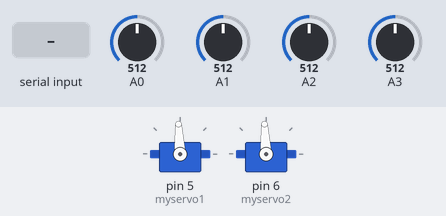
Bench run of a sketch on a simulated Arduino Uno, built with avr-gcc and run on an emulated ATmega328P. Parts: 2 × servo. Inputs (shaded band) come from the test bench; at power-on: A0 = 512, A1 = 512, A2 = 512, A3 = 512. What the sketch prints to the serial monitor is not drawn.

Above: at 1.2 s.
1.3 s: "{mode:90}\n" received over Serial
Timing chart, 0 to 4.3 s (numbered marks = the images above; inputs shaded):
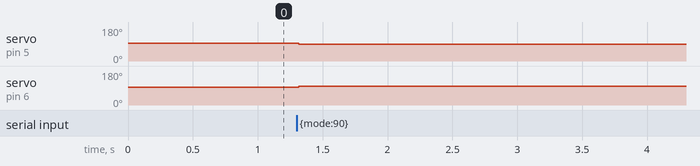

Measured:
- after the input at 1.3 s, servo on pin 5 (myservo1): 93° → 88° at once; servo on pin 6 (myservo2): 93° → 98° at once

The sketch:

motor_control.ino
```cpp
#include <Servo.h>
#include "WString.h"

Servo myservo1; // create servo object to control a RoboClaw channel
Servo myservo2; // create servo object to control a RoboClaw channel

/* KEGBOT MODES */
const int USER_DRIVE = 1;
const int ROBOT_DRIVE = 2;

char command = 'S';
char commands[256];
int command_index = 0;

int speed_left = 0, speed_right = 0;

int pos = 0; // variable to store the servo position
const int num_ir = 4;
int irPin[num_ir];
float readings[num_ir];

float distance = 0;

int have_command = 0;

int count = 0;

int mode = USER_DRIVE;

void setup()
{

    Serial.begin(9600);

    myservo1.attach(5);
    myservo2.attach(6);

    for(int i=0; i<num_ir; i++) {
      irPin[i] = i;
      readings[i] = 0;
    }

}

void loop()
{

    readCommand2();

    readIr();

    if(count < 1) {
        sendReadings();
    }

    if(mode == USER_DRIVE) {
        moveRobot2();
    } else {
        wander();
    }

    count++;
    count%=75;

}

void wander() {

  float minDistance = 1000;

  for(int i=0; i<num_ir; i++) {
    if(readings[i] < minDistance) {
      minDistance = readings[i];
    }
  }

  if(minDistance >= 30) {
    //forward
    myservo1.writeMicroseconds(1450);
    myservo2.writeMicroseconds(1450);
  } else {
    //turn right
    myservo1.writeMicroseconds(1450);
    myservo2.writeMicroseconds(1550);
  }

}

void readIr(){

  float volts = 0;

  for(int i=0; i<num_ir; i++) {
    volts = analogRead(irPin[i])*0.0048828125;   // value from sensor * (5/1024) - if running 3.3.volts then change 5 to 3.3
    readings[i] = 65*pow(volts, -1.10);
  }

}

void sendReadings() {

  Serial.print("{\"readings\":[");

  for(int i=0; i<num_ir; i++) {
    Serial.print(readings[i]);
    if(i < num_ir-1) {
      Serial.print(",");
    }
  }

  Serial.println("]}");

}

void readCommand2() {

  int result;
  char character;

  while (Serial.available()) {

    // read the incoming byte:
    character = Serial.read();

    if(character > 0) {
      commands[command_index] = character;
      command_index++;
    }

    if(character == '\n') {
      have_command = 1;
    }
  }

  if(have_command) {

    //if the command is to change a mode
    if(strstr(commands, "mode") != NULL) {
      result = sscanf(commands,"{mode:%d}", &mode);
    } else {
      result = sscanf(commands,"{left:%d,right:%d}", &speed_left, &speed_right);
    }

    have_command = 0;
    command_index = 0;

  }

}

void moveRobot2() {

    int left = 1500 - (int)(speed_left * 1.25);
    int right = 1500 - (int)(speed_right * 1.25);

    //Serial.println(left);
    //Serial.println(right);

    myservo1.writeMicroseconds(left);
    myservo2.writeMicroseconds(right);

}
/*
void readCommand1() {
  while (Serial.available()) {

    command = Serial.read();

    //Serial.print('A');   // send a capital A
    //delay(300);
  }
}

void moveRobot1() {

    int left = 1500;
    int right = 1500;

    switch(command) {
        case 'w':
          left = 1450;
          right = 1450;
          break;
        case 'a':
          left = 1550;
          right = 1450;
          break;
        case 'd':
          left = 1450;
          right = 1550;
          break;
        case 's':
          left = 1550;
          right = 1550;
          break;
    }

    myservo1.writeMicroseconds(left);
    myservo2.writeMicroseconds(right);

}*/
```
